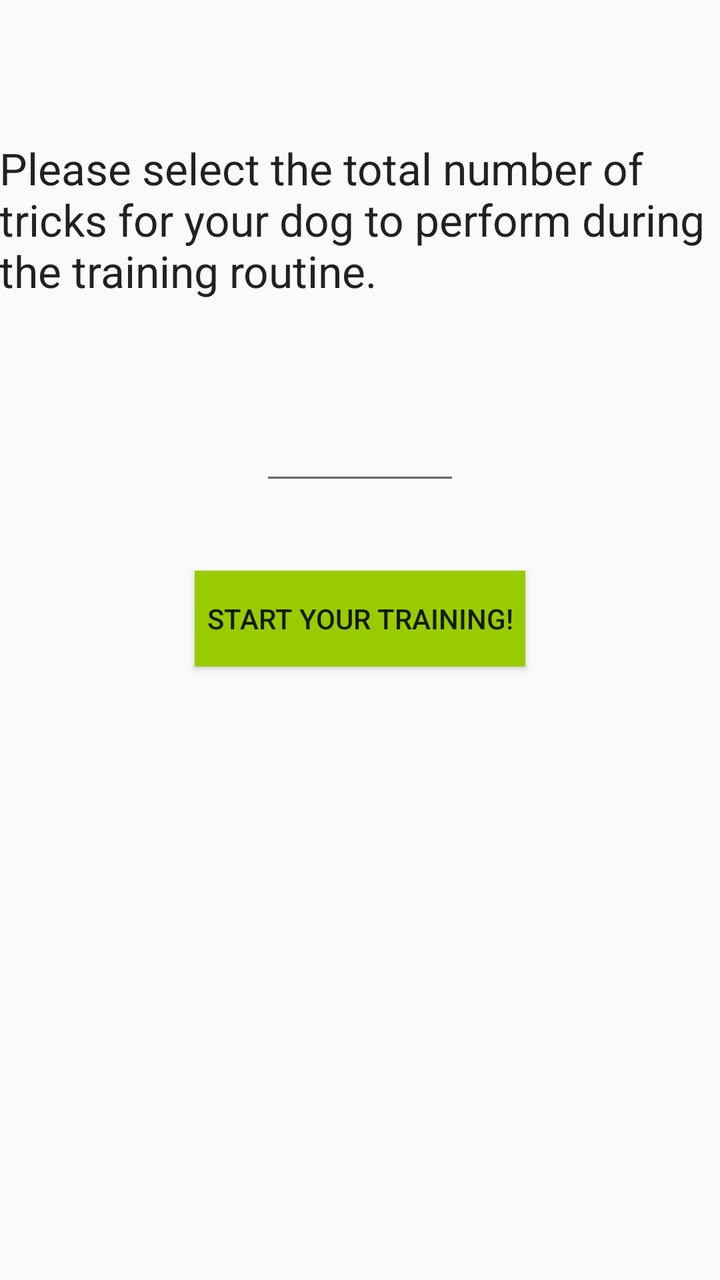
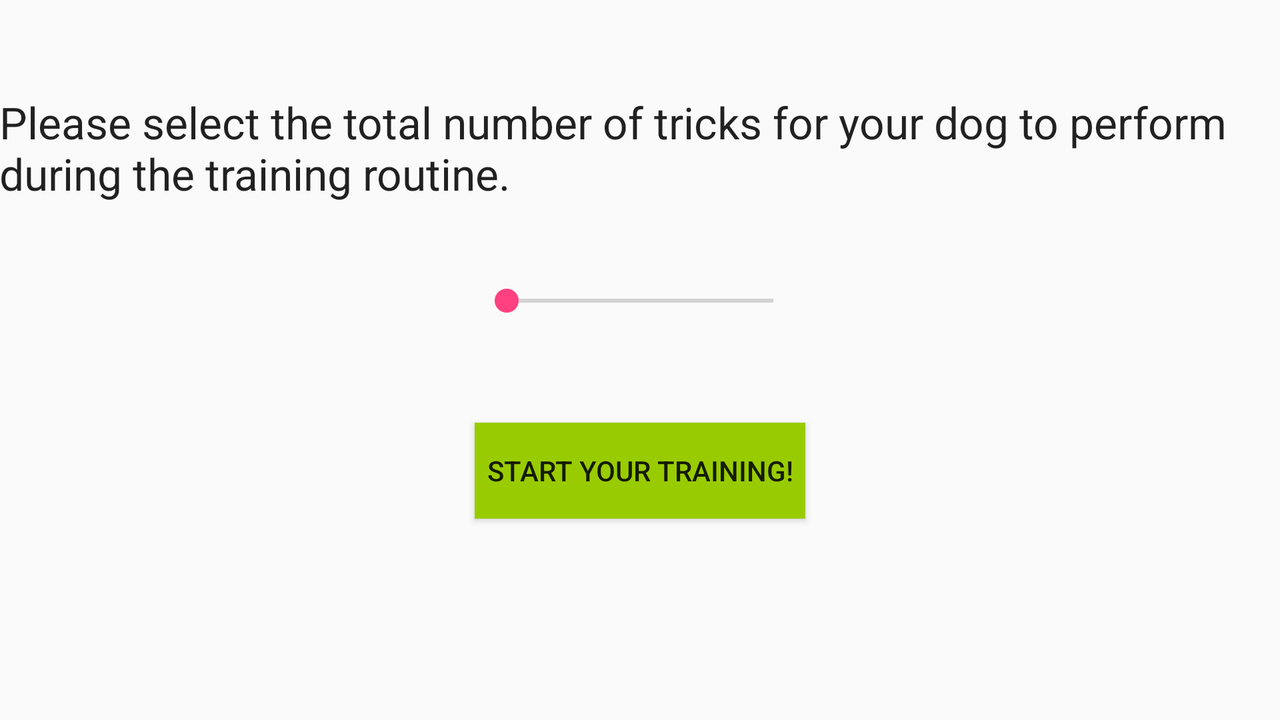

One screen, two layout resources from the same app: the default and the repository's alternative for another configuration. Each is rendered where Android would select it; the XML of both is given below.
<!-- AndroidManifest.xml: application theme AppTheme -->
<!-- res/layout/content_trick_start.xml -->
<?xml version="1.0" encoding="utf-8"?>
<RelativeLayout xmlns:android="http://schemas.android.com/apk/res/android"
    xmlns:app="http://schemas.android.com/apk/res-auto"
    xmlns:tools="http://schemas.android.com/tools"
    android:layout_width="match_parent"
    android:layout_height="match_parent"
    android:paddingBottom="@dimen/activity_vertical_margin"
    android:paddingLeft="@dimen/activity_horizontal_margin"
    android:paddingRight="@dimen/activity_horizontal_margin"
    android:paddingTop="@dimen/activity_vertical_margin"
    app:layout_behavior="@string/appbar_scrolling_view_behavior"
    tools:context=".TrickStartActivity"
    tools:showIn="@layout/activity_trick_start">

    <android.support.design.widget.AppBarLayout
        android:layout_width="match_parent"
        android:layout_height="wrap_content"
        android:theme="@style/AppTheme.AppBarOverlay"
        android:id="@+id/view">
    </android.support.design.widget.AppBarLayout>

    <TextView
        android:layout_width="wrap_content"
        android:layout_height="wrap_content"
        android:textAppearance="?android:attr/textAppearanceLarge"
        android:id="@+id/trickTextMessage"
        android:layout_below="@+id/view"
        android:layout_alignParentLeft="true"
        android:layout_alignParentStart="true"
        android:layout_alignLeft="@+id/view"
        android:layout_alignRight="@+id/view" />

    <TextView
        android:layout_width="wrap_content"
        android:layout_height="wrap_content"
        android:textAppearance="?android:attr/textAppearanceLarge"
        android:text="@string/trickCounterMessage"
        android:id="@+id/trickCounterMessage"
        android:layout_marginTop="40dp"
        android:layout_below="@+id/trickTextMessage"
        android:layout_alignParentLeft="true"
        android:layout_alignParentStart="true" />

    <EditText
        android:layout_width="wrap_content"
        android:layout_height="wrap_content"
        android:inputType="number"
        android:ems="10"
        android:id="@+id/editText"
        android:layout_below="@+id/trickCounterMessage"
        android:layout_centerHorizontal="true"
        android:layout_marginTop="56dp"
        android:width="100dp"
        android:textAlignment="center" />

    <Button
        android:layout_width="wrap_content"
        android:layout_height="wrap_content"
        android:text="@string/buttonStartTraining"
        android:id="@+id/startTrainingButton"
        android:background="@android:color/holo_green_light"
        android:paddingEnd="6dp"
        android:paddingStart="6dp"
        android:layout_marginTop="38dp"
        android:layout_below="@+id/editText"
        android:layout_centerHorizontal="true" />

</RelativeLayout>
<!-- res/layout/activity_trick_start.xml (included above) -->
<?xml version="1.0" encoding="utf-8"?>
<android.support.design.widget.CoordinatorLayout xmlns:android="http://schemas.android.com/apk/res/android"
    xmlns:app="http://schemas.android.com/apk/res-auto"
    xmlns:tools="http://schemas.android.com/tools"
    android:layout_width="match_parent"
    android:layout_height="match_parent"
    android:fitsSystemWindows="true"
    tools:context=".TrickStartActivity">

    <android.support.design.widget.AppBarLayout
        android:layout_width="match_parent"
        android:layout_height="wrap_content"
        android:theme="@style/AppTheme.AppBarOverlay">
    </android.support.design.widget.AppBarLayout>

    <include layout="@layout/content_trick_start" />

</android.support.design.widget.CoordinatorLayout>
<!-- resources referenced by this layout -->
<resources>
  <string name="buttonStartTraining">Start Your Training!</string>
  <string name="trickCounterMessage">Please select the total number of tricks for your dog to perform during the training routine.</string>
  <style name="AppTheme.AppBarOverlay" parent="ThemeOverlay.AppCompat.Dark.ActionBar" />
  <style name="AppTheme" parent="Base.Theme.AppCompat.Light.DarkActionBar">
          
          <item name="colorPrimary">@color/colorPrimary</item>
          <item name="colorPrimaryDark">@color/colorPrimaryDark</item>
          <item name="colorAccent">@color/colorAccent</item>
      </style>
  <color name="colorPrimary">#3F51B5</color>
  <color name="colorPrimaryDark">#303F9F</color>
  <color name="colorAccent">#FF4081</color>
</resources>
<!-- res/layout-land/content_trick_start.xml (the repository's variant of the layout above) -->
<!-- drawn on the phone turned sideways -->
<?xml version="1.0" encoding="utf-8"?>
<RelativeLayout xmlns:android="http://schemas.android.com/apk/res/android"
    xmlns:app="http://schemas.android.com/apk/res-auto"
    xmlns:tools="http://schemas.android.com/tools"
    android:layout_width="match_parent"
    android:layout_height="match_parent"
    android:paddingBottom="@dimen/activity_vertical_margin"
    android:paddingLeft="@dimen/activity_horizontal_margin"
    android:paddingRight="@dimen/activity_horizontal_margin"
    android:paddingTop="@dimen/activity_vertical_margin"
    app:layout_behavior="@string/appbar_scrolling_view_behavior"
    tools:context=".TrickStartActivity"
    tools:showIn="@layout/activity_trick_start">

    <android.support.design.widget.AppBarLayout
        android:layout_width="match_parent"
        android:layout_height="wrap_content"
        android:theme="@style/AppTheme.AppBarOverlay"
        android:id="@+id/view">
    </android.support.design.widget.AppBarLayout>

    <TextView
        android:layout_width="wrap_content"
        android:layout_height="wrap_content"
        android:textAppearance="?android:attr/textAppearanceLarge"
        android:id="@+id/trickTextMessage"
        android:layout_alignParentLeft="true"
        android:layout_alignParentStart="true"
        android:layout_alignLeft="@+id/view"
        android:layout_alignRight="@+id/view" />

    <TextView
        android:layout_width="wrap_content"
        android:layout_height="wrap_content"
        android:textAppearance="?android:attr/textAppearanceLarge"
        android:text="@string/trickCounterMessage"
        android:id="@+id/trickCounterMessage"
        android:layout_below="@+id/trickTextMessage"
        android:layout_alignParentRight="true"
        android:layout_alignParentEnd="true"
        android:layout_marginTop="17dp" />


    <SeekBar
        android:layout_width="wrap_content"
        android:layout_height="wrap_content"
        android:id="@+id/trickSeekBar"
        android:longClickable="false"
        android:layout_marginTop="40dp"
        android:layout_below="@+id/trickCounterMessage"
        android:layout_alignLeft="@+id/startTrainingButton"
        android:layout_alignStart="@+id/startTrainingButton"
        android:layout_alignRight="@+id/startTrainingButton"
        android:layout_alignEnd="@+id/startTrainingButton" />

    <TextView
        android:layout_width="wrap_content"
        android:layout_height="wrap_content"
        android:id="@+id/trickSeekBarValue"
        android:layout_below="@+id/trickSeekBar"
        android:layout_centerHorizontal="true" />

    <Button
        android:layout_width="wrap_content"
        android:layout_height="wrap_content"
        android:text="@string/buttonStartTraining"
        android:id="@+id/startTrainingButton"
        android:background="@android:color/holo_green_light"
        android:paddingEnd="6dp"
        android:paddingStart="6dp"
        android:layout_marginTop="33dp"
        android:layout_below="@+id/trickSeekBarValue"
        android:layout_centerHorizontal="true" />

</RelativeLayout>
<!-- res/layout/content_trick_start.xml (included above) -->
<?xml version="1.0" encoding="utf-8"?>
<RelativeLayout xmlns:android="http://schemas.android.com/apk/res/android"
    xmlns:app="http://schemas.android.com/apk/res-auto"
    xmlns:tools="http://schemas.android.com/tools"
    android:layout_width="match_parent"
    android:layout_height="match_parent"
    android:paddingBottom="@dimen/activity_vertical_margin"
    android:paddingLeft="@dimen/activity_horizontal_margin"
    android:paddingRight="@dimen/activity_horizontal_margin"
    android:paddingTop="@dimen/activity_vertical_margin"
    app:layout_behavior="@string/appbar_scrolling_view_behavior"
    tools:context=".TrickStartActivity"
    tools:showIn="@layout/activity_trick_start">

    <android.support.design.widget.AppBarLayout
        android:layout_width="match_parent"
        android:layout_height="wrap_content"
        android:theme="@style/AppTheme.AppBarOverlay"
        android:id="@+id/view">
    </android.support.design.widget.AppBarLayout>

    <TextView
        android:layout_width="wrap_content"
        android:layout_height="wrap_content"
        android:textAppearance="?android:attr/textAppearanceLarge"
        android:id="@+id/trickTextMessage"
        android:layout_below="@+id/view"
        android:layout_alignParentLeft="true"
        android:layout_alignParentStart="true"
        android:layout_alignLeft="@+id/view"
        android:layout_alignRight="@+id/view" />

    <TextView
        android:layout_width="wrap_content"
        android:layout_height="wrap_content"
        android:textAppearance="?android:attr/textAppearanceLarge"
        android:text="@string/trickCounterMessage"
        android:id="@+id/trickCounterMessage"
        android:layout_marginTop="40dp"
        android:layout_below="@+id/trickTextMessage"
        android:layout_alignParentLeft="true"
        android:layout_alignParentStart="true" />

    <EditText
        android:layout_width="wrap_content"
        android:layout_height="wrap_content"
        android:inputType="number"
        android:ems="10"
        android:id="@+id/editText"
        android:layout_below="@+id/trickCounterMessage"
        android:layout_centerHorizontal="true"
        android:layout_marginTop="56dp"
        android:width="100dp"
        android:textAlignment="center" />

    <Button
        android:layout_width="wrap_content"
        android:layout_height="wrap_content"
        android:text="@string/buttonStartTraining"
        android:id="@+id/startTrainingButton"
        android:background="@android:color/holo_green_light"
        android:paddingEnd="6dp"
        android:paddingStart="6dp"
        android:layout_marginTop="38dp"
        android:layout_below="@+id/editText"
        android:layout_centerHorizontal="true" />

</RelativeLayout>
